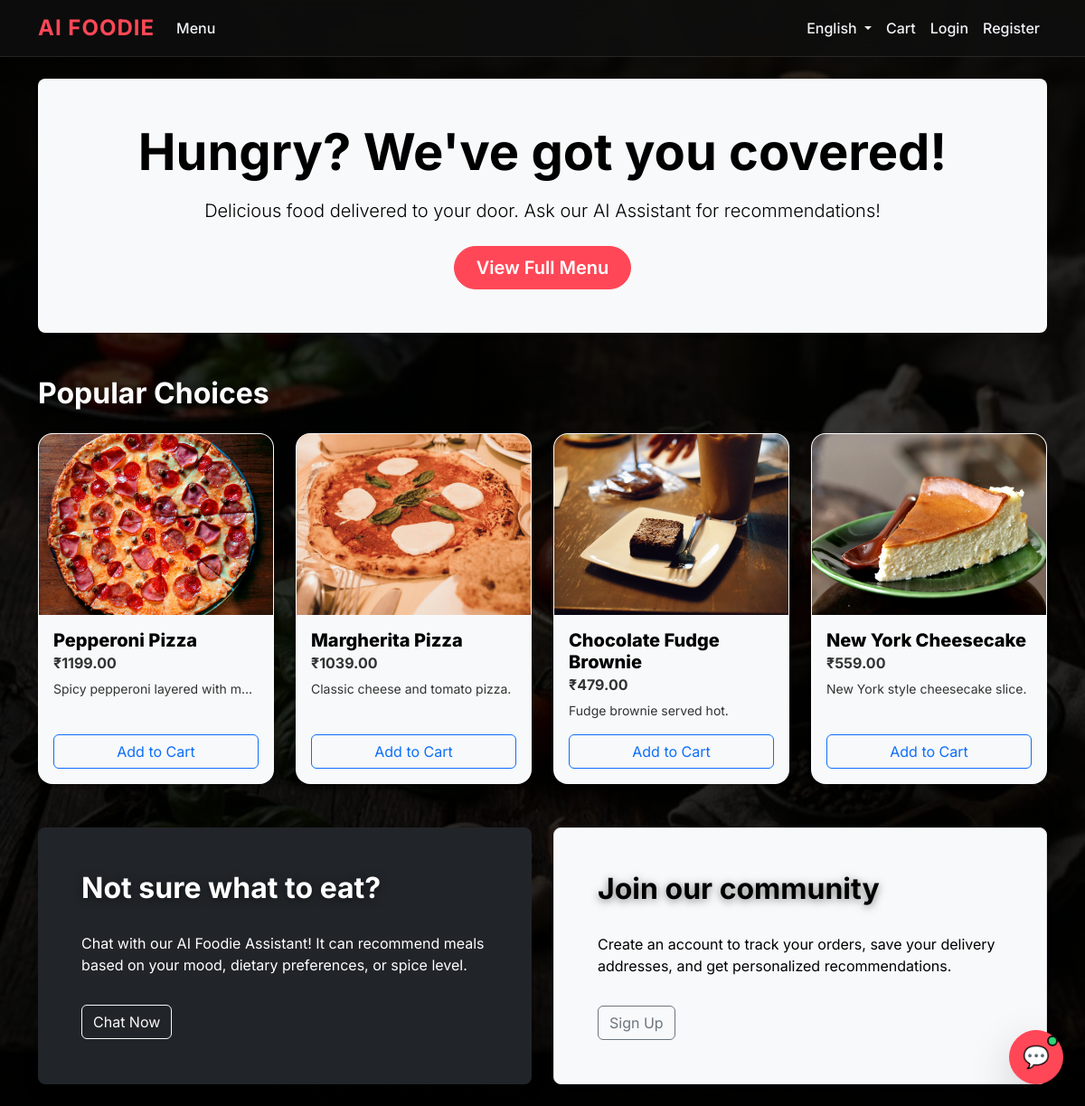
The page / on the database its author committed.
### core/models.py (models this page shows, shortened)
class FoodItem(models.Model):
    category = models.ForeignKey(Category, related_name='food_items', on_delete=models.CASCADE)
    name = models.CharField(max_length=200)
    description = models.TextField()
    price = models.DecimalField(max_digits=6, decimal_places=2)
    image = models.ImageField(upload_to='food_images/', blank=True, null=True)
    is_available = models.BooleanField(default=True)
    popularity_score = models.IntegerField(default=0)

### core/views.py (the view)
# urls.py: 2. Add a URL to urlpatterns:  path('', views.home, name='home')
def home(request):
    featured_items = FoodItem.objects.filter(is_available=True).order_by('-popularity_score')[:4]
    return render(request, 'core/home.html', {'featured_items': featured_items})

### templates/core/home.html
{% extends 'core/base.html' %}
{% block content %}
<div class="p-5 text-center bg-light rounded-3 shadow-sm mb-5">
    <h1 class="display-4 fw-bold">Hungry? We've got you covered!</h1>
    <p class="lead mt-3 mb-4">Delicious food delivered to your door. Ask our AI Assistant for recommendations!</p>
    <a href="{% url 'menu' %}" class="btn btn-primary btn-lg px-4 gap-3">View Full Menu</a>
</div>
<h2 class="mb-4">Popular Choices</h2>
<div class="row gy-4">
    {% for item in featured_items %}
    <div class="col-md-3">
        <div class="card h-100 shadow-sm food-card bg-light">
            {% if item.image %}
            <img src="{{ item.image.url }}" class="card-img-top" alt="{{ item.name }}" style="height: 200px; object-fit: cover;">
            {% else %}
            <div class="bg-secondary text-white d-flex align-items-center justify-content-center" style="height: 200px;">
                <span>No Image</span>
            </div>
            {% endif %}
            <div class="card-body d-flex flex-column">
                <h5 class="card-title">{{ item.name }}</h5>
                <h6 class="card-subtitle mb-2 text-muted">₹{{ item.price }}</h6>
                <p class="card-text small text-truncate">{{ item.description }}</p>
                <div class="mt-auto">
                    <a href="{% url 'add_to_cart' item.id %}" class="btn btn-outline-primary w-100">Add to Cart</a>
                </div>
            </div>
        </div>
    </div>
    {% empty %}
    <div class="col-12 text-center text-muted">
        <p>No featured items available right now.</p>
    </div>
    {% endfor %}
</div>
<div class="row align-items-md-stretch mt-5">
    <div class="col-md-6 mb-4">
        <div class="h-100 p-5 text-white bg-dark rounded-3 shadow">
            <h2>Not sure what to eat?</h2>
            <p>Chat with our AI Foodie Assistant! It can recommend meals based on your mood, dietary preferences, or spice level.</p>
            <button class="btn btn-outline-light mt-3" onclick="$('#chatbot-toggle').click()">Chat Now</button>
        </div>
    </div>
    <div class="col-md-6 mb-4">
        <div class="h-100 p-5 bg-light border rounded-3 shadow-sm">
            <h2>Join our community</h2>
            <p>Create an account to track your orders, save your delivery addresses, and get personalized recommendations.</p>
            <a href="{% url 'register' %}" class="btn btn-outline-secondary mt-3">Sign Up</a>
        </div>
    </div>
</div>
{% endblock %}

### static/css/style.css (style rules this page uses)
:root { --primary-color: #ff4757; --secondary-color: #2ed573; --dark-bg: rgba(22, 22, 26, 0.85); --card-bg: rgba(30, 30, 36, 0.75); --text-light: #f1f2f6; --text-muted: #a4b0be; --glass-border: rgba(255, 255, 255, 0.1); }
body { font-family: 'Inter', sans-serif; color: var(--text-light); background-image: linear-gradient(rgba(0, 0, 0, 0.75), rgba(0, 0, 0, 0.85)), url('/static/images/bg.png'); background-size: cover; background-position: center; background-attachment: fixed; min-height: 100vh; }
.card { background: var(--card-bg); backdrop-filter: blur(16px); -webkit-backdrop-filter: blur(16px); border: 1px solid var(--glass-border); border-radius: 16px; box-shadow: 0 8px 32px 0 rgba(0, 0, 0, 0.37); color: var(--text-light); transition: transform 0.3s ease, box-shadow 0.3s ease; overflow: hidden; }
.food-card.bg-light { background-color: #f8f9fa !important; color: #000000 !important; }
.food-card .card-title { color: #000000 !important; font-weight: 800 !important; }
.food-card .card-text, .food-card .card-subtitle { color: #333333 !important; }
.btn-primary { background-color: var(--primary-color); border-color: var(--primary-color); border-radius: 30px; padding: 8px 24px; font-weight: 600; transition: all 0.3s ease; }
h1, h2, h3, h4, h5, h6 { font-weight: 700; }
.bg-light h1, .bg-light h2, .bg-light p, .bg-light span { color: #000000 !important; }
h2 { color: #ffffff; text-shadow: 0 2px 10px rgba(0,0,0,0.5); margin-bottom: 30px; }

### rows shown on the page
FoodItem: image (picture), name "Pepperoni Pizza", price "1199.00", description "Spicy pepperoni layered with m…"
FoodItem: image (picture), name "Margherita Pizza", price "1039.00", description "Classic cheese and tomato pizza."
FoodItem: image (picture), name "Chocolate Fudge Brownie", price "479.00", description "Fudge brownie served hot."
FoodItem: image (picture), name "New York Cheesecake", price "559.00", description "New York style cheesecake slice."

### other values the page prints
{{ lang.name_local }} "English"
